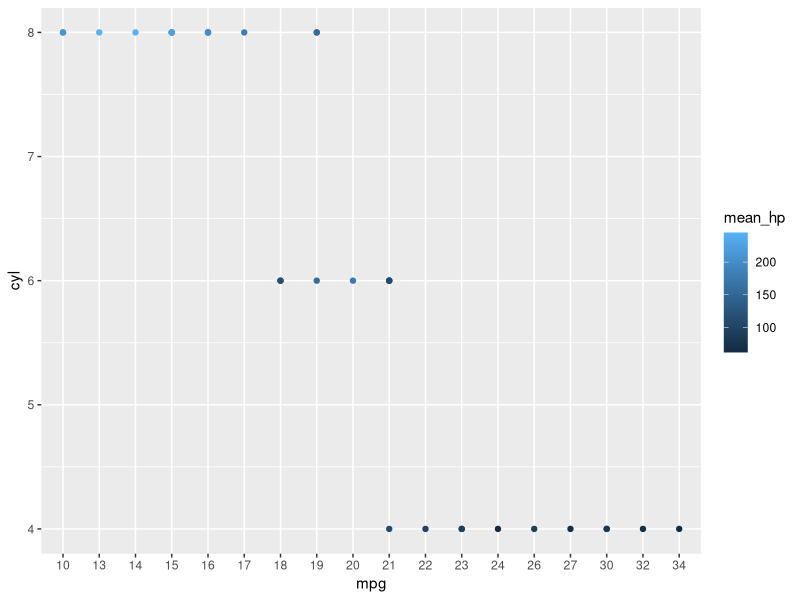

Write the R code that produced this figure.
## ---- chunk 1
##Examples
babys_first_variable.periods_mean_nothing = 2
print(babys_first_variable.periods_mean_nothing + 2)

x = babys_first_variable.periods_mean_nothing + 2
print(x + babys_first_variable.periods_mean_nothing)

y<-16
y + x

rm(x)
## ---- chunk 2
x = as.integer(1)
typeof(x)
x = 1.5
typeof(x)

typeof(TRUE)

## ---- chunk 3
x = c("hi", "there")
x[1]
x[2]
x[3]
x[4] = 12
print(x)

## ---- chunk 4
print(mtcars)
## ---- chunk 5
row_index = 3
column_index = 2

print(mtcars[row_index, column_index])
## we can get the column as a list easily
print(mtcars[, column_index])
#or the row as a 1 x ncol data-frame
print(mtcars[row_index, ])
## ---- chunk 6
#
function_whatever_name <- function(input_whatever_var){
  print(input_whatever_var)
  if(is.numeric(input_whatever_var)){print("I'm a numeric too!")
    }
  return(input_whatever_var)
}

function_whatever_name(2)
## ---- chunk 7
library(dplyr)
## ---- chunk 8
#select takes a dataframe, then keeps some of the columns you selected
dplyr::select(mtcars,1)
## ---- chunk 9
mtcars %>% dplyr::select(1)
mtcars %>% dplyr::select(.,1)
## ---- chunk 10
#save the output in this mt_cars_changed
mt_cars_changed <- mtcars %>%
  #create a new column
  dplyr::mutate(new_col = 1) %>%
  #multiple that column by two, and add the value of vs rowwise
  dplyr::mutate(new_col = new_col*2 + vs) %>%
  #select new_col, mpg, mpg cyl, and all columns that are numeric
  dplyr::select(new_col, mpg, cyl, where(is.numeric)) %>%
  #only keep rows where the mpg > 5
  dplyr::filter(mpg > 5) %>%
  #round the mpg to 2 digits
  dplyr::mutate(mpg = round(mpg, 0)) %>%
  #conver the mpg column into a character
  dplyr::mutate(mpg = as.character(mpg))
print(mt_cars_changed)

mt_cars_mean <- mt_cars_changed %>% 
  #group by the mpg variable
  dplyr::group_by(mpg) %>%
  #take the mean of it and the sum
  summarise(mean_hp = mean(hp), number_of_rows = n())

final_df <- mt_cars_changed %>% 
  dplyr::left_join(mt_cars_mean, by  = c("mpg" = "mpg"))%>%
  #select mpg, mean_hp, number_of_rows, then everything else
  dplyr::select(mpg, mean_hp, number_of_rows, everything())
## ---- chunk 11
library(ggplot2)

final_df %>% 
  ggplot(aes(x = mpg, y = cyl, color = mean_hp)) + geom_point()

## ---- chunk 12
?as.numeric
??as.numeric
